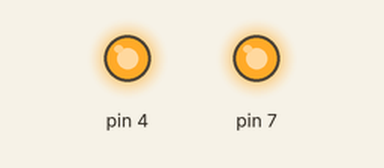
Recording of a sketch running on a simulated Arduino Uno, built with avr-gcc and run on an emulated ATmega328P. Shown: output pins drawn as LEDs (lit = HIGH).

Above: at 1.0 s.
At 5.5 s:
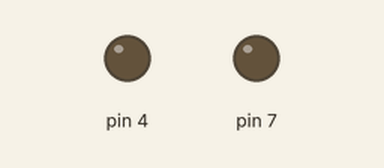
Timing chart, 0 to 6.9 s (numbered marks = the images above):
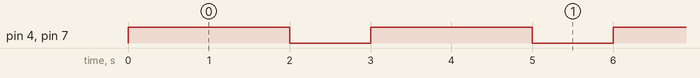

Measured:
- by itself, pin 4, pin 7: alternates HIGH for 2.0 s and LOW for 1.0 s

The sketch:

Cascading_switch_ex.ino
```cpp
void setup() {
  pinMode(7, OUTPUT);
  pinMode(4, OUTPUT);

}

void loop() {
 digitalWrite(7, HIGH);
 digitalWrite(4, HIGH);
 delay(2000);
 digitalWrite(7, LOW);
 digitalWrite(4, LOW);
 delay(1000);

}
```
